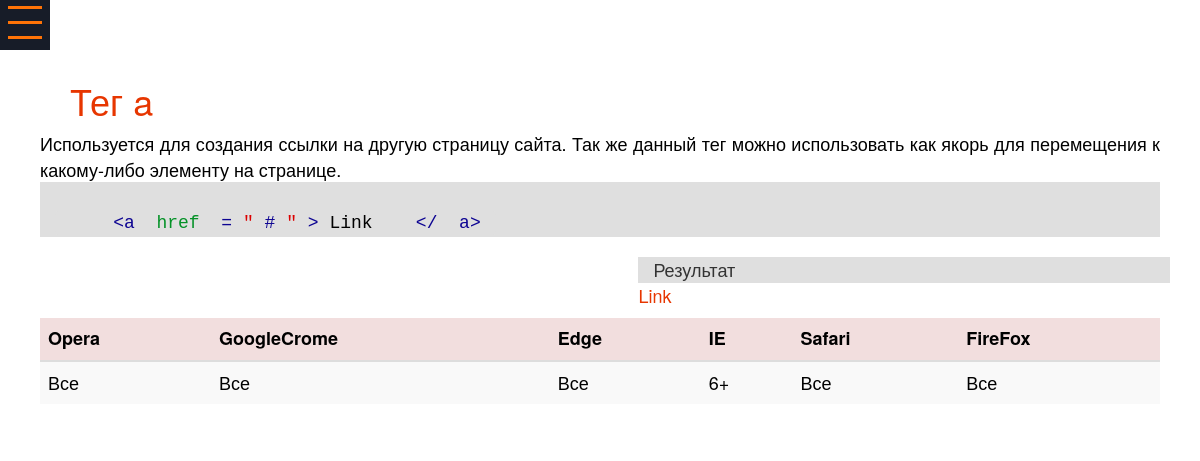
Screenshot of /post/3/ with the database file from the repository.
### Languages/models.py (models this page shows, shortened)
class Post(models.Model):
    name=models.CharField(max_length=55)
    description=models.TextField()
    code=models.TextField()
    result=models.TextField()
    prortamLanguage=models.ForeignKey(Language, on_delete=models.PROTECT)
    created=models.DateTimeField(auto_now_add=True, auto_now=False)
    updated=models.DateTimeField(auto_now_add=False, auto_now=True)
    class Meta:
        verbose_name='Post'
        verbose_name_plural='Posts'

class BrouserSupport(models.Model):
    brouser=models.ForeignKey(Brouser, on_delete=models.PROTECT)
    post=models.ForeignKey(Post, on_delete=models.PROTECT)
    support=models.CharField(max_length=20)
    created=models.DateTimeField(auto_now_add=True, auto_now=False)
    updated=models.DateTimeField(auto_now_add=False, auto_now=True)
    class Meta:
        verbose_name='BrouserSupport'
        verbose_name_plural='BrouserSupports'

class Brouser(models.Model):
    name=models.CharField(max_length=20)
    created=models.DateTimeField(auto_now_add=True, auto_now=False)
    updated=models.DateTimeField(auto_now_add=False, auto_now=True)
    class Meta:
        verbose_name='Brouser'
        verbose_name_plural='Brousers'

### Pages/views.py (the view)
# urls.py: path('post/<int:id>/', views.post, name='post'),
def post(request, id):
    post=Post.objects.get(id=id)
    brousers=BrouserSupport.objects.filter(post_id=id)
    return render(request, 'Pages/post.html', locals())

### Languages/context_processors.py (called while the page is built)
def getLanguages(request):
    languages=Language.objects.all()
    return locals()

### templates/Pages/post.html (shortened to what this page needs)
{% extends "Pages/layouts.html" %}
{% block content %}
<div class="content" id="content">
    {% load staticfiles %}
    <br><br>
    <div class="container">
    <div class="description">
        <h1>
            {% if post.prortamLanguage.name == "HTML 5" %}
                Тег
            {% endif %}
            {{post.name}}</h1>
            {{post.description|safe}}
    </div>
        <div class="row">
                {% if post.result != "none" %}
                <div class="result col-md-6">
                    <div class="comand">Результат</div>
                    {{post.result|safe}}
                </div>
                {% endif %}
        </div>
        <div class="description">
            <div class="table-responsive">
                <table class="table table-striped table-hover">
                    <thead>
                        {% for brouser in brousers %}
                        <th class="danger">{{brouser.brouser.name}}</th>
                        {% endfor %}
                    </thead>
                    <tbody>
                            <tr>
                                {% for brouser in brousers %}
                                <td>{{brouser.support}}</td>
                                {% endfor %}
                            </tr>
                    </tbody>
                </table>
            </div>
        </div>
    </div>
</div>
{% endblock %}

### rows the page displays
Post: name "a", description "Используется для создания ссылки на другую страницу сайта. Так же данный тег можно использовать как якорь для перемещения к какому-либо элементу на странице. < a href = \" # \" > Link </ a >", result "Link"
BrouserSupport: brouser.name "Opera", support "Все"
BrouserSupport: brouser.name "GoogleCrome", support "Все"
BrouserSupport: brouser.name "Edge", support "Все"
BrouserSupport: brouser.name "IE", support "6+"
BrouserSupport: brouser.name "Safari", support "Все"
BrouserSupport: brouser.name "FireFox", support "Все"
